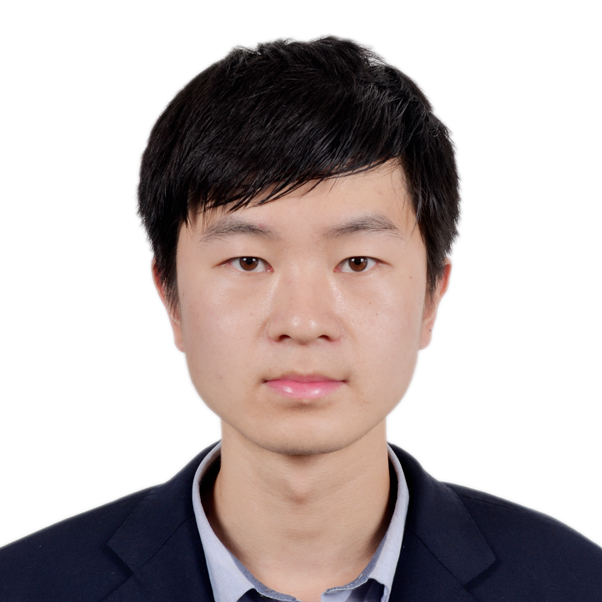
#> input picture kbs/fig/HaidongWang.jpg, 602 x 602 px
$ python -i neuro_visual_feature_extractor.py   (imports and definitions only)   (older library calls are emulated)
#> lines starting #> are read from the running program, lines starting #| are printed output that depends on the picture; after the words box and inside, x2 and y2 are one past the last pixel; in counts of white or black regions, pixels touching at a corner belong together
"""
NeuroSLAM增强视觉特征提取器
基于HART (Hierarchical Attentive Recurrent Tracking) 和 CORnet的简化实现

参考:
- HART: https://github.com/akosiorek/hart
- CORnet: https://github.com/dicarlolab/CORnet

核心特性:
1. 类脑层次化特征提取 (V1->V2->V4->IT, inspired by CORnet)
2. 注意力机制 (inspired by HART)
3. 时序特征整合 (LSTM, inspired by HART)
4. 轻量级设计，易于集成
"""

import numpy as np
import cv2
from typing import Tuple


class NeuroVisualFeatureExtractor:
    """
    增强的视觉特征提取器
    结合了类脑视觉处理和注意力机制
    """

    def __init__(self,
                 input_size: Tuple[int, int] = (64, 128),
                 feature_dim: int = 256,
                 use_attention: bool = True,
                 use_temporal: bool = False):
        """
        初始化特征提取器

        Args:
            input_size: 输入图像尺寸 (height, width)
            feature_dim: 输出特征维度
            use_attention: 是否使用注意力机制
            use_temporal: 是否使用时序特征整合
        """
        self.input_size = input_size
        self.feature_dim = feature_dim
        self.use_attention = use_attention
        self.use_temporal = use_temporal

        # 时序状态 (用于LSTM-like处理)
        self.hidden_state = None
        self.prev_features = None

        # 初始化类脑视觉处理kernels (简化版CORnet)
        self._init_brain_kernels()

        # 初始化注意力权重
        if use_attention:
            self._init_attention_weights()

    def _init_brain_kernels(self):
        """
        初始化类脑视觉处理核心
        模拟V1->V2->V4->IT的层次化处理
        """
        # V1: 简单边缘检测 (Gabor-like filters)
        self.v1_kernels = self._create_gabor_kernels(
            n_orientations=8,
            n_scales=3
        )

        # V2: 复杂特征组合
        self.v2_kernel_size = 5

        # V4: 中层特征
        self.v4_kernel_size = 7

        # IT: 高层语义特征
        self.it_feature_dim = self.feature_dim

    def _create_gabor_kernels(self, n_orientations: int = 8,
                             n_scales: int = 3) -> list:
        """
        创建Gabor滤波器组 (模拟V1简单细胞)

        Args:
            n_orientations: 方向数量
            n_scales: 尺度数量

        Returns:
            Gabor核列表
        """
        kernels = []
        for scale_idx in range(n_scales):
            sigma = 2.0 * (scale_idx + 1)
            lambd = sigma * 1.5

            for theta in np.linspace(0, np.pi, n_orientations, endpoint=False):
                # 简化的Gabor参数
                kernel_size = int(6 * sigma + 1)
                if kernel_size % 2 == 0:
                    kernel_size += 1

                kernel = cv2.getGaborKernel(
                    (kernel_size, kernel_size),
                    sigma,
                    theta,
                    lambd,
                    0.5,
                    0,
                    ktype=cv2.CV_32F
                )
                kernels.append(kernel)

        return kernels

    def _init_attention_weights(self):
        """
        初始化注意力机制权重 (inspired by HART)
        """
        # 简化的注意力：使用saliency map
        self.attention_kernel = cv2.getGaussianKernel(15, 3.0)
        self.attention_kernel = self.attention_kernel @ self.attention_kernel.T

    def _v1_processing(self, img: np.ndarray) -> np.ndarray:
        """
        V1层处理：简单特征检测 (边缘、方向)

        Args:
            img: 输入图像 [H, W]

        Returns:
            V1特征图 [H, W, N_filters]
        """
        v1_responses = []

        for kernel in self.v1_kernels:
            response = cv2.filter2D(img, cv2.CV_32F, kernel)
            v1_responses.append(response)

        # Stack所有方向和尺度的响应
        v1_features = np.stack(v1_responses, axis=-1)

        # 非线性激活 (ReLU-like)
        v1_features = np.maximum(v1_features, 0)

        return v1_features

    def _v2_processing(self, v1_features: np.ndarray) -> np.ndarray:
        """
        V2层处理：复杂特征组合

        Args:
            v1_features: V1特征图

        Returns:
            V2特征图
        """
        h, w, c = v1_features.shape
        pool_size = 2
        h_out = h // pool_size
        w_out = w // pool_size

        # 向量化池化：reshape + transpose 避免逐像素循环
        h_trim = h_out * pool_size
        w_trim = w_out * pool_size
        patches = (
            v1_features[:h_trim, :w_trim, :]
            .reshape(h_out, pool_size, w_out, pool_size, c)
            .transpose(0, 2, 1, 3, 4)
            .reshape(h_out * w_out, pool_size * pool_size, c)
        )
        max_pool = np.max(patches, axis=1)
        avg_pool = np.mean(patches, axis=1)
        return np.concatenate([max_pool, avg_pool], axis=1)

    def _v4_processing(self, v2_features: np.ndarray) -> np.ndarray:
        """
        V4层处理：中层特征整合

        Args:
            v2_features: V2特征

        Returns:
            V4特征
        """
        # 进一步降维和特征融合
        # 简化：使用PCA-like的降维
        mean = np.mean(v2_features, axis=0)
        centered = v2_features - mean

        # SVD降维
        u, s, vt = np.linalg.svd(centered, full_matrices=False)

        # 保留主要成分
        n_components = min(128, v2_features.shape[0], v2_features.shape[1])
        v4_features = u[:, :n_components] @ np.diag(s[:n_components])

        return v4_features.flatten()

    def _it_processing(self, v4_features: np.ndarray) -> np.ndarray:
        """
        IT层处理：高层语义特征 (类似全连接层)

        Args:
            v4_features: V4特征

        Returns:
            IT特征 (最终输出特征)
        """
        # 降维到目标特征维度
        if len(v4_features) > self.it_feature_dim:
            # 简单的线性投影 + 非线性
            indices = np.linspace(0, len(v4_features)-1, self.it_feature_dim, dtype=int)
            it_features = v4_features[indices]
        else:
            # Padding
            it_features = np.pad(v4_features,
                                (0, self.it_feature_dim - len(v4_features)),
                                mode='constant')

        # 非线性激活
        it_features = np.tanh(it_features / np.std(it_features + 1e-6))

        # L2归一化
        it_features = it_features / (np.linalg.norm(it_features) + 1e-6)

        return it_features

    def _compute_attention(self, img: np.ndarray) -> np.ndarray:
        """
        计算注意力图 (inspired by HART)

        Args:
            img: 输入图像

        Returns:
            注意力权重图
        """
        # 简单的saliency detection
        # 1. 强度对比
        img_float = img.astype(np.float32)
        blurred = cv2.GaussianBlur(img_float, (15, 15), 3.0)
        intensity_contrast = np.abs(img_float - blurred)

        # 2. 边缘检测
        edges = cv2.Canny(img.astype(np.uint8), 50, 150)
        edges_dilated = cv2.dilate(edges, np.ones((3,3), np.uint8))

        # 3. 组合
        attention_map = 0.7 * intensity_contrast + 0.3 * edges_dilated

        # 归一化
        attention_map = attention_map / (np.max(attention_map) + 1e-6)

        return attention_map

    # [30 lines left out: function _temporal_integration, not called in this run]

    def extract_features(self, img: np.ndarray,
                        apply_attention: bool = None) -> np.ndarray:
        """
        提取图像特征 (主函数)

        Args:
            img: 输入图像 [H, W] 或 [H, W, 3]
            apply_attention: 是否应用注意力 (None则使用初始化设置)

        Returns:
            特征向量 [feature_dim]
        """
        # 预处理
        if len(img.shape) == 3:
            # 转灰度图
            img = cv2.cvtColor(img, cv2.COLOR_BGR2GRAY)

        # Resize到标准尺寸
        img = cv2.resize(img, (self.input_size[1], self.input_size[0]))

        # 归一化
        img = img.astype(np.float32) / 255.0

        # 注意力机制
        if apply_attention is None:
            apply_attention = self.use_attention

        if apply_attention:
            attention_map = self._compute_attention((img * 255).astype(np.uint8))
            img = img * attention_map

        # 类脑层次化特征提取
        # V1: 简单特征
        v1_features = self._v1_processing(img)

        # V2: 复杂特征
        v2_features = self._v2_processing(v1_features)

        # V4: 中层特征
        v4_features = self._v4_processing(v2_features)

        # IT: 高层特征
        it_features = self._it_processing(v4_features)

        # 时序整合 (可选)
        if self.use_temporal:
            it_features = self._temporal_integration(it_features)

        return it_features

    # [96 lines left out: functions reset_temporal_state, compare_features, extract_neuro_features_simple, compare_images_neuro, neuro_patch_normalization, not called in this run]


# [55 lines not run here, left out]

>>> import cv2
>>> picture = cv2.imread('../../kbs/fig/HaidongWang.jpg')
#> picture is the input picture: shape (602, 602, 3); mean B, G, R 175.4, 176.4, 186
>>> result = NeuroVisualFeatureExtractor().extract_features(picture)
#> in _compute_attention, `blurred = cv2.GaussianBlur(img_float, (15, 15), 3.0)`:
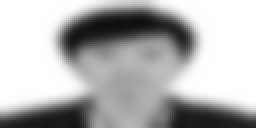
#> blurred: shape (64, 128) float32 (shown 2 times larger); min 14.63, max 255, mean 179
#> in _compute_attention, `intensity_contrast = np.abs(img_float - blurred)`:
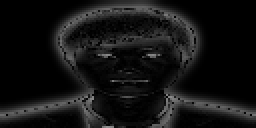
#> intensity_contrast: shape (64, 128) float32 (shown 2 times larger); min 0, max 145.5, mean 19.8
#> in _compute_attention, `edges = cv2.Canny(img.astype(np.uint8), 50, 150)`:
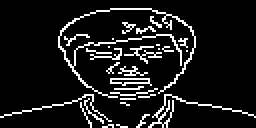
#> edges: shape (64, 128) (shown 2 times larger); 10.2% white in thin lines or dots
#> in _compute_attention, `edges_dilated = cv2.dilate(edges, np.ones((3,3), np.uint8))`: edges_dilated: shape (64, 128); 31% white; 1 white region, box (x1, y1, x2, y2) and area: (0, 3, 128, 64) 2538
#> in _compute_attention, `attention_map = attention_map / (np.max(attention_map) + 1e-6)`:
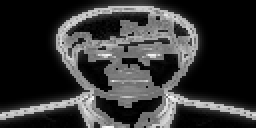
#> attention_map: shape (64, 128) float64 (shown 2 times larger); min 0, max 1, mean 0.211
#> in extract_features, `img = img * attention_map`:
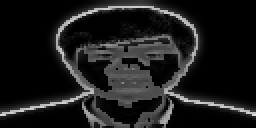
#> img: shape (64, 128) float64 (shown 2 times larger); min 0, max 0.874, mean 0.109
#> the loop in _v1_processing, `for kernel in self.v1_kernels:` made 24 passes
#> pass 3, in _v1_processing, `response = cv2.filter2D(img, cv2.CV_32F, kernel)`:
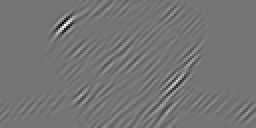
#> response: shape (64, 128) float32 (shown 2 times larger); min -2.44, max 2.89, mean 0.00993; drawn with min black and max white
#> after the loop in _v1_processing, `for kernel in self.v1_kernels:`: v1_responses = 24 items
#> in _v4_processing, `mean = np.mean(v2_features, axis=0)`: mean = 48 values, max 2.45 at index 20, min 0.0677 at index 26, mean 0.748
#> in _v4_processing, `u, s, vt = np.linalg.svd(centered, full_matrices=False)`:
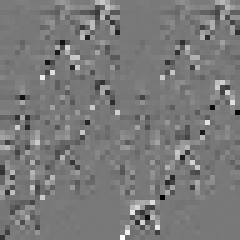
#> vt: shape (48, 48) float32 (shown 5 times larger); min -0.802, max 0.886, mean 0.00445; drawn with min black and max white
#> in _v4_processing, `u, s, vt = np.linalg.svd(centered, full_matrices=False)`: s = 48 values, max 294.4 at index 0, min 0.993 at index 47, mean 45.51
#> in _it_processing, `indices = np.linspace(0, len(v4_features)-1, self.it_feature_dim, dtyp..`: indices = 256 values from 0 to 98303
#> in _it_processing, `it_features = v4_features[indices]`: it_features = 256 values, max 9.82 at index 131, min -8.17 at index 228, mean -0.23
#> in _it_processing, `it_features = np.tanh(it_features / np.std(it_features + 1e-6))`: it_features = 256 values, max 1 at index 131, min -1 at index 228, mean -0.0567
#> in _it_processing, `it_features = it_features / (np.linalg.norm(it_features) + 1e-6)`: it_features = 256 values, max 0.164 at index 131, min -0.164 at index 228, mean -0.00928
#> result has the same summary as it_features in _it_processing

$ run again, on kbs/fig/PengfeiXiao.jpg
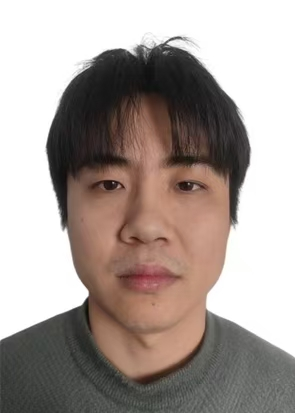
#> input picture kbs/fig/PengfeiXiao.jpg, 295 x 413 px
#> picture is the input picture: shape (413, 295, 3); mean B, G, R 152.8, 158.1, 169
#> in _compute_attention, `edges = cv2.Canny(img.astype(np.uint8), 50, 150)`:
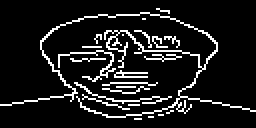
#> edges: shape (64, 128) (shown 2 times larger); 10.7% white in thin lines or dots, all inside (x1, y1, x2, y2) = (0, 4, 128, 60)
#> edges_dilated: shape (64, 128); 33% white; 1 white region, box (x1, y1, x2, y2) and area: (0, 3, 128, 61) 2704
#> after the loop in _v1_processing, `for kernel in self.v1_kernels:`: v1_responses = 24 items
#> mean = 48 values, max 2.86 at index 20, min 0.0556 at index 25, mean 0.696
#> in _v4_processing, `u, s, vt = np.linalg.svd(centered, full_matrices=False)`:
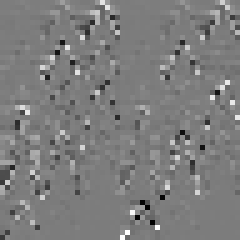
#> vt: shape (48, 48) float32 (shown 5 times larger); min -0.855, max 0.894, mean 0.00526; drawn with min black and max white
#> s = 48 values, max 303.6 at index 0, min 0.791 at index 47, mean 42.2
#> indices = 256 values from 0 to 98303
#> in _it_processing, `it_features = v4_features[indices]`: it_features = 256 values, max 23.45 at index 192, min -4.96 at index 0, mean 0.0576
#> in _it_processing, `it_features = np.tanh(it_features / np.std(it_features + 1e-6))`: it_features = 256 values, max 1 at index 192, min -0.986 at index 0, mean -0.0141
#> in _it_processing, `it_features = it_features / (np.linalg.norm(it_features) + 1e-6)`: it_features = 256 values, max 0.173 at index 192, min -0.17 at index 0, mean -0.00243
#> result has the same summary as it_features in _it_processing
